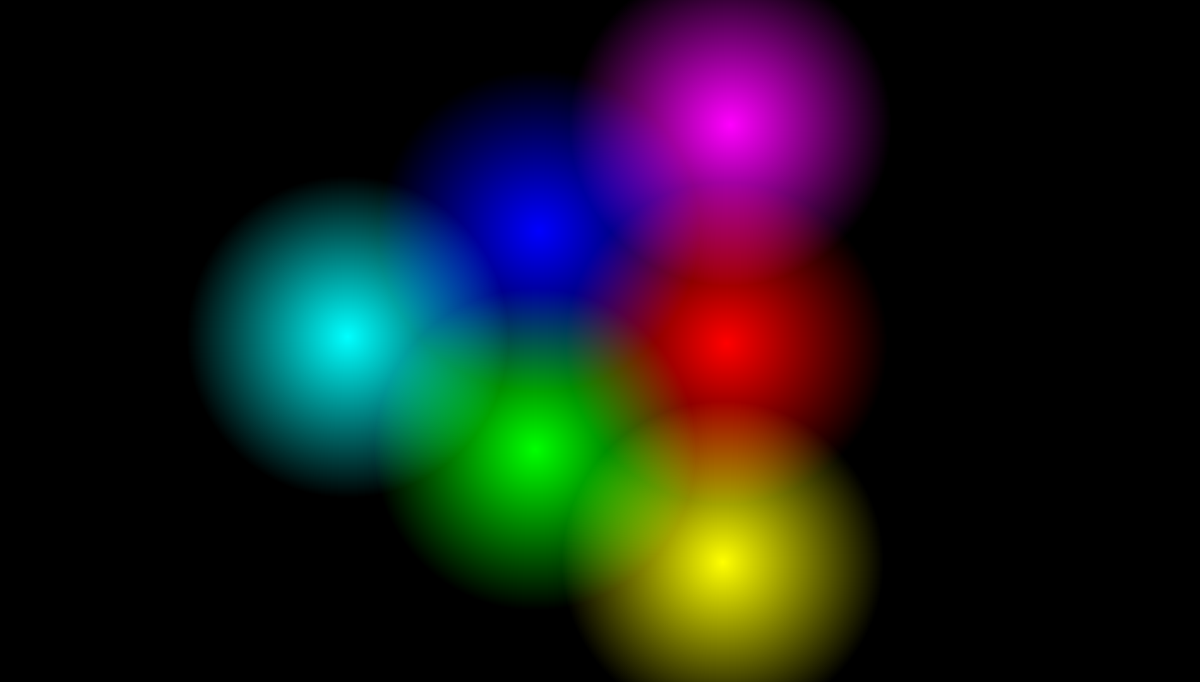
Frame 1 (no input)
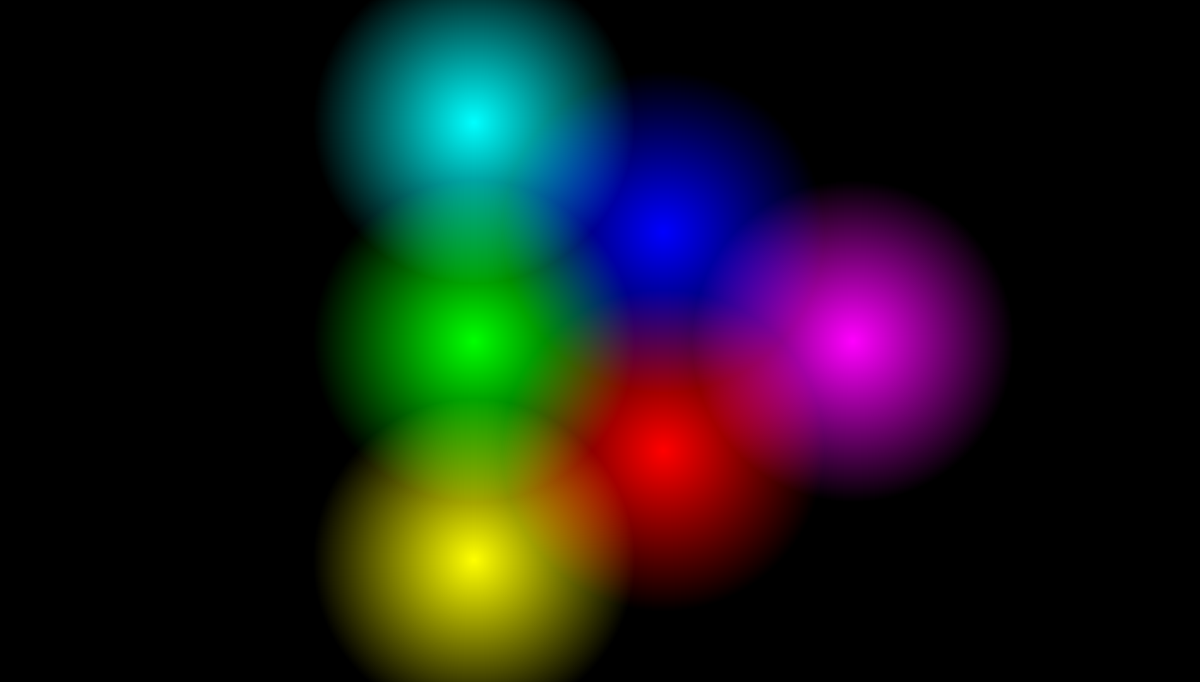
Frame 60 (no input)
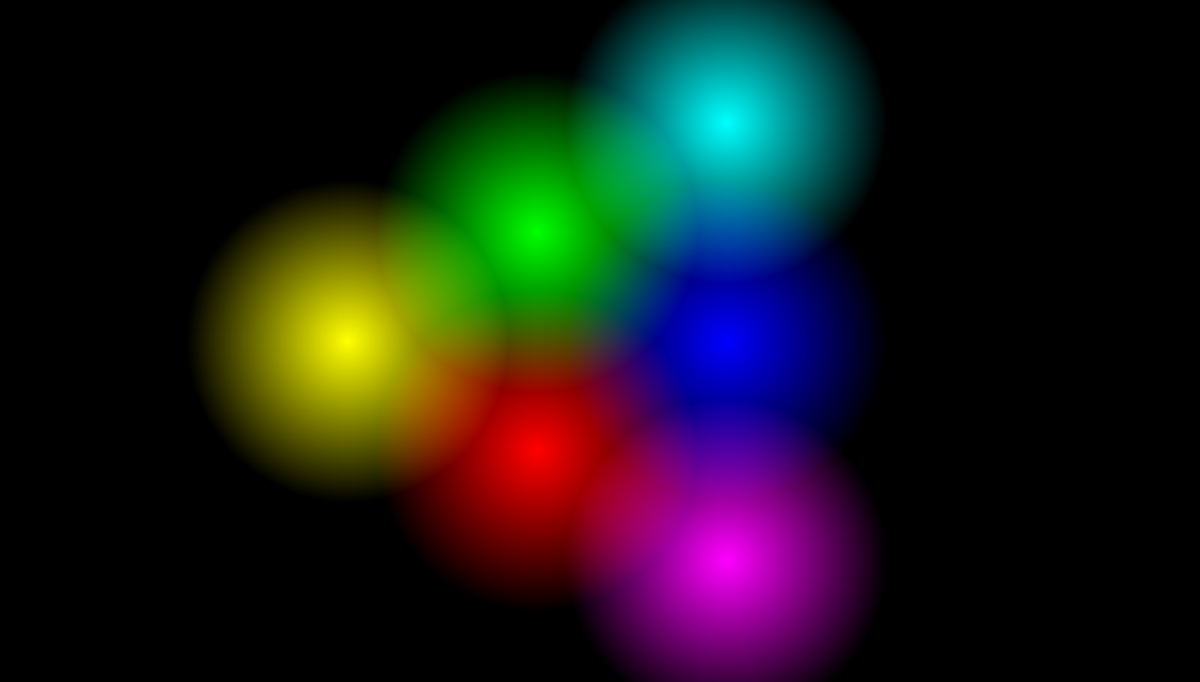
Frame 120 (the mouse pressed at the canvas centre since frame 60)

The p5.js sketch that drew these frames (run headless with seeded random() and noise() and a simulated clock; from frame 60 on, the mouse is pressed at the canvas centre):

// p5.js sketch
// ── sketch.js
class PaintCircle{
	constructor(red,green,blue,cx,cy,angle,distance){
		this.red = red;
		this.green = green;
		this.blue = blue;
		this.cx = cx;
		this.cy = cy;
		this.angle = angle;
		this.distance = distance;
		this.updatePosition();
	}
	updatePosition(){
		this.x = this.cx + this.distance * Math.cos(this.angle * Math.PI/180);
		this.y = this.cy + this.distance * Math.sin(this.angle * Math.PI/180);
	}
	move(){
		this.angle++;
		this.angle%=360;
		this.updatePosition();
	}
	dist(x,y){
		let dx = x - this.x
		let dy = y - this.y;
		return Math.sqrt(dx*dx+dy*dy);
	}
	distanceToValue(distance){
		return Math.max(0,255-distance);
	}
	draw(){
		let maxX = ~~Math.min(width,this.x + 255);
		let maxY = ~~Math.min(height,this.y + 255);
		let minX = ~~Math.max(0,this.x-255);
		let minY = ~~Math.max(0,this.y-255);
		for(let y = minY; y < maxY; y++){
			let index = 4*(y*width+minX);
			for(let x = minX; x < maxX; x++){
				let percentageValue = this.distanceToValue(this.dist(x,y))/255
				pixels[index + 0] += percentageValue * this.red;
				pixels[index + 1] += percentageValue * this.green;
				pixels[index + 2] += percentageValue * this.blue;
				pixels[index + 3] = 255;
				index += 4;
			}
		}
	}
}
function setup() {
  createCanvas(1900,1080);
  pixelDensity(1);
  circles = [
  		new PaintCircle(255,0,0,width/2,height/2,0,200),
  		new PaintCircle(0,255,0,width/2,height/2,120,200),
  		new PaintCircle(0,0,255,width/2,height/2,240,200),
  		new PaintCircle(255,255,0,width/2,height/2,60,400),
  		new PaintCircle(0,255,255,width/2,height/2,180,400),
  		new PaintCircle(255,0,255,width/2,height/2,300,400),
  	]
}

function draw() {
	background(0);
	loadPixels();
	for(let circle of circles){
		circle.move();
		circle.draw();
	}
	updatePixels();
	print(frameRate());
}
